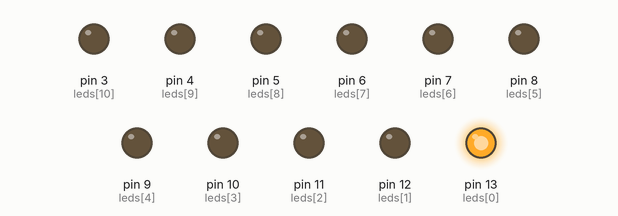
Simulated run of this sketch. Board: Arduino Uno, built with avr-gcc and run on an emulated ATmega328P. Shown: output pins drawn as LEDs (lit = HIGH).

Above: at 0.05 s.
At 0.65 s:
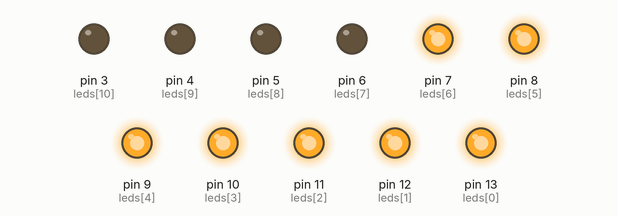
At 1.25 s:
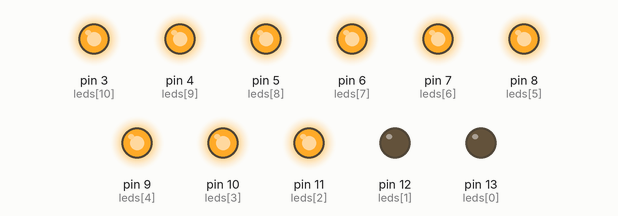
At 2.45 s:
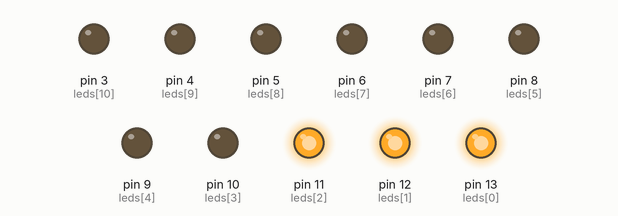
At 3.65 s:
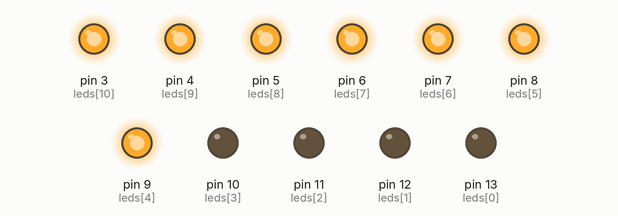
At 4.95 s:
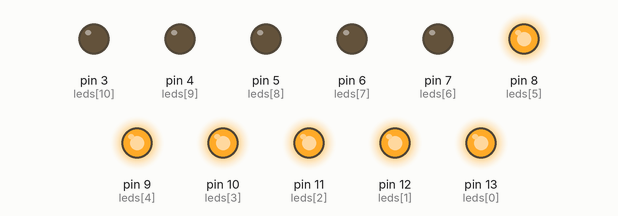
Timing chart, 0 to 5.2 s (numbered marks = the images above):
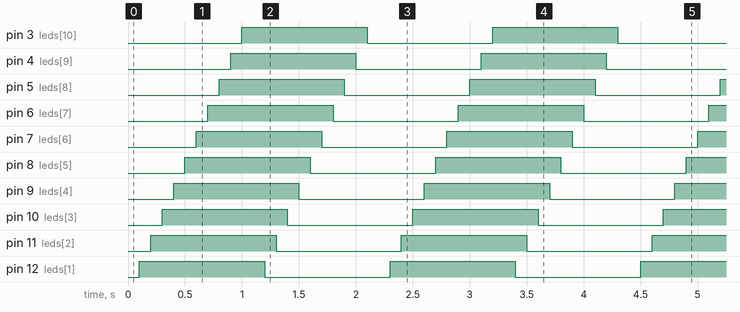

The sketch:

Sequential_blinking.ino
```cpp
int leds[] = {13,12,11,10,9,8,7,6,5,4,3};
int count = 11; //i believe these two are global variables now

void setup()
{
  for (int i = 0; i < count; i++)
  {
    pinMode(leds[i], OUTPUT);
  }
}

void loop()
{
  for (int i =0; i < count; i++)
  {
    digitalWrite(leds[i], HIGH);
    delay(100);           //loop through each led and change state to high
  }


  for (int j = 0; j < count; j++)
  {
    digitalWrite(leds[j], LOW); //loop through each led but now change state to low
    delay(100);
  }
}
```

Measured:
- by itself, pin 3 (leds[10]), pin 4 (leds[9]), pin 5 (leds[8]), pin 6 (leds[7]), pin 7 (leds[6]), pin 8 (leds[5]), pin 9 (leds[4]), pin 10 (leds[3]), pin 11 (leds[2]), pin 12 (leds[1]), pin 13 (leds[0]): alternates HIGH for 1.1 s and LOW for 1.1 s
- by itself, everything shown: repeats every 2.2 s, in 22 steps
